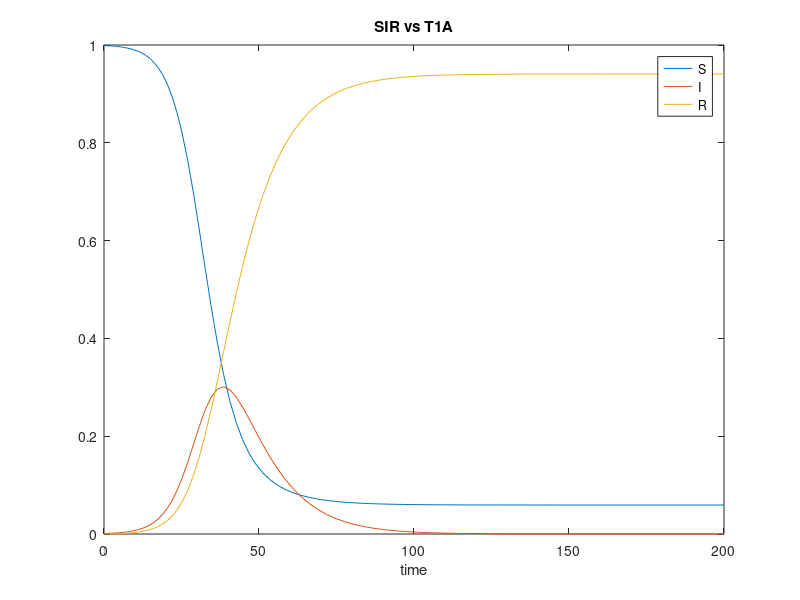
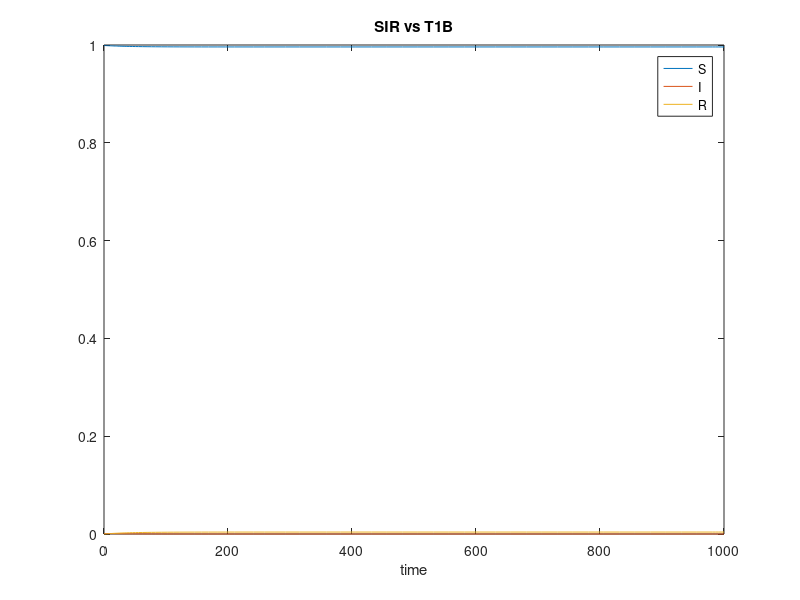
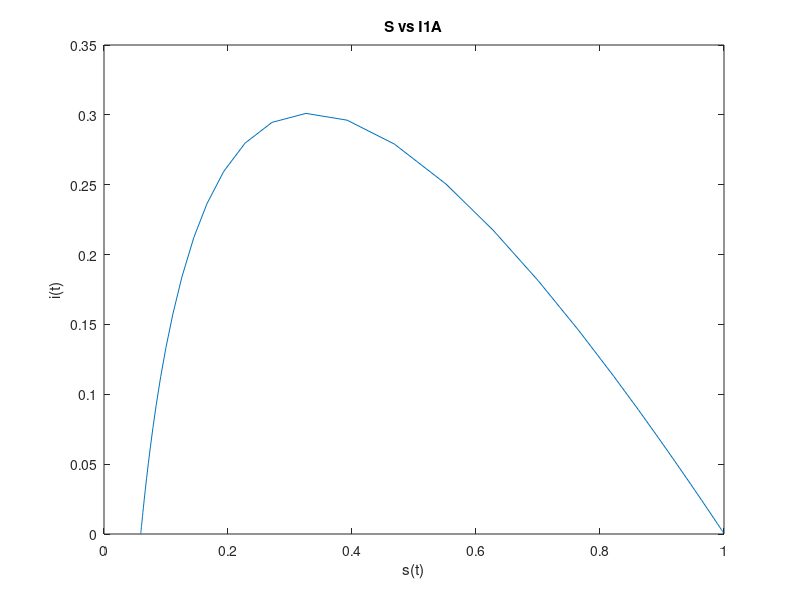
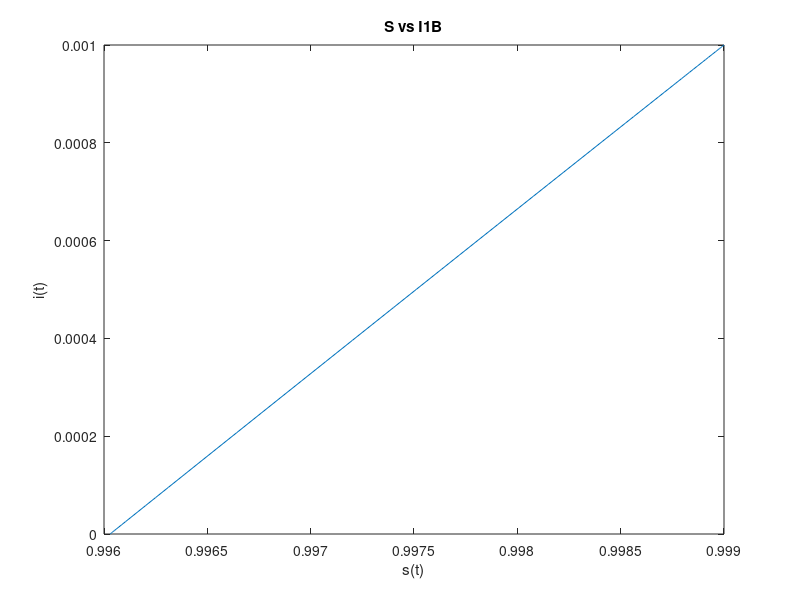

The MATLAB script that drew these images, in order: (Note: this script raises an error after producing the figures.)
%%%%%%% 1 %%%%%%%%%
function f = final_1


function [tg,fg] = getSIR(s_0,i_0,r_0,alpha,beta,R_0,maxTime)

function ff = odeSIR(s,i,r,alpha,beta,t)
ff = [-1*beta*s*i;beta*s*i - alpha * i;alpha * i];
end

sir_0 = [s_0 i_0 r_0];



[t,sir] = ode45(@(t,sir) odeSIR(sir(1),sir(2),sir(3),alpha,beta,t),[0,maxTime],sir_0);

%return sir
fg = sir;
tg = t;
end

function fh = plotSirVsTime(sir,t,id)
fig=figure;
plot(t,sir(:,1:1),t,sir(:,2:2),t,sir(:,3:3));
title(strcat('SIR vs T ',id));
legend('S','I','R');
xlabel('time');
saveas(fig,strcat('SIRvTIME_',id),'png');
end

function fi = plotSvsI(sir,id)
fig2 = figure;
plot(sir(:,1:1),sir(:,2:2));
title(strcat('S vs I ',id));
xlabel('s(t)');
ylabel('i(t)');
saveas(fig2,strcat('SvI_',id), 'png');
end

%1 a,b
[t1a,sir1a] = getSIR(0.999,0.001,0.0,0.1,0.3,3,200);
[t1b,sir1b] = getSIR(0.999,0.001,0.0,0.1,0.3/4,.75,1000);
plotSirVsTime(sir1a,t1a,'1A');
plotSirVsTime(sir1b,t1b,'1B');

%2 a,b
plotSvsI(sir1a,'1A');
plotSvsI(sir1b,'1B');

%3 a,b
%Jacobian function
function jac = jacobian(s,i,r,alpha,beta)
jac = [-beta*i -beta*s 0;
	   beta*i beta*s-alpha 0;
	   0 alpha 0;];
end

% run sir until we reach equalibrium A
[t3a,sir3a] = getSIR(0.999,0.001,0.0,0.1,0.3,3,1000);
%extract last row of equalibrium
equalibriumA = sir3a(end:end,:)
jacobA = jacobian(equalibriumA(1),equalibriumA(2),equalibriumA(3),.1,.3)
evsA = eig(jacobA)



% run sir until we reach equalibrium B
[t3b,sir3b] = getSIR(0.999,0.001,0.0,0.1,0.3/4,.75,1000);
%extract last row of equalibrium
equalibriumB = sir3a(end:end,:)
jacobB = jacobian(equalibriumB(1),equalibriumB(2),equalibriumB(3),.1,.3/4)
evsB = eig(jacobB)


function init = initialSIR
%pick random s
s =  rand;
range = 1-s;
i = range*rand;
r = 1 - (s + i);

init = [s i r ];
end

%4 Run 5 times with different init conditions
init = initialSIR;



%a, b Figure out the sir models
for n = 2:6
	%A
	init = initialSIR
    [ta,sira] = getSIR(init(1),init(2),init(3),0.1,0.3,3,200);
    plotSirVsTime(sira,ta,strcat(int2str(n),'A'));
    plotSvsI(sira,strcat(int2str(n),'A'));
    n
    size(sira)
    allSIRSA(:,:,n) = sira

    %B
    [tb,sirb] = getSIR(init(1),init(2),init(3),0.1,0.3/4,.75,1000);
    plotSirVsTime(sirb,tb,strcat(int2str(n),'B'));
    plotSvsI(sirb,strcat(int2str(n),'B'));
    allSIRSB = [allSIRSB;sirb];
end

%plot all on one graph.

 




end


